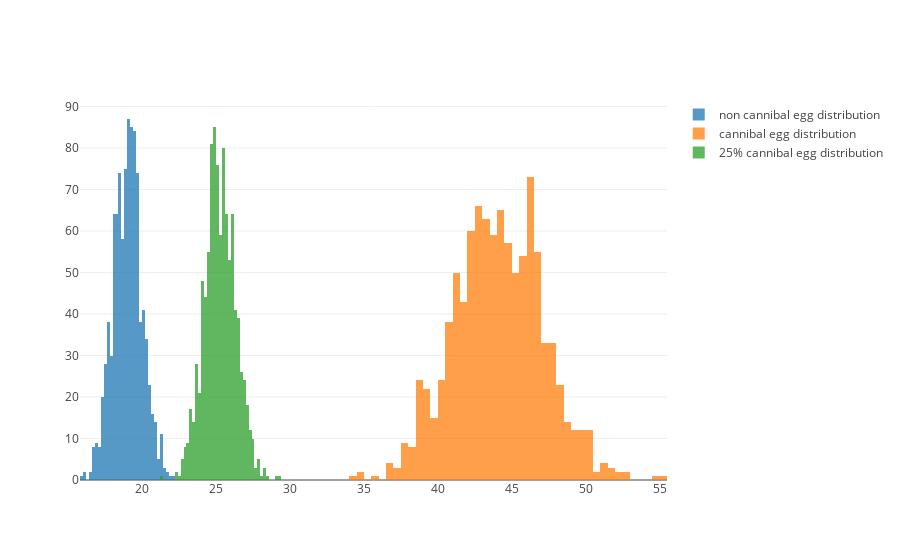

The cell this chart's notebook holds for it:
### Code cell
NCDist = np.random.normal(eggsNonCannibal, stdevNonCannibal, 1000)
CDist = np.random.normal(eggsCannibal, stdevCannibal, 1000)

TDist = [0.25 * x + 0.75 * y for x, y in zip(CDist, NCDist)]

traceTDist = go.Histogram(
    x=TDist,
    opacity=0.75,
    name = '25% cannibal egg distribution'
)

traceNCDist = go.Histogram(
    x=NCDist,
    opacity=0.75,
    name = 'non cannibal egg distribution'
)
traceCDist = go.Histogram(
    x=CDist,
    opacity=0.75,
    name = "cannibal egg distribution"
)

data = [traceNCDist, traceCDist, traceTDist]
layout = go.Layout(barmode='overlay')
fig = go.Figure(data=data, layout=layout)

plotly.offline.iplot(fig, filename='overlaid histogram')

### Figure 1 — Plotly figure (JSON) as saved in the notebook; plotly's stock layout.template omitted (floating-point values rounded to 4 significant figures; data arrays with more than 128 entries replaced by an {"elided": "..."} marker saying what was removed)
{"data": [{"name": "non cannibal egg distribution", "opacity": 0.75, "type": "histogram", "x": {"elided": "1000 float values"}}, {"name": "cannibal egg distribution", "opacity": 0.75, "type": "histogram", "x": {"elided": "1000 float values"}}, {"name": "25% cannibal egg distribution", "opacity": 0.75, "type": "histogram", "x": {"elided": "1000 float values"}}], "layout": {"barmode": "overlay"}}
